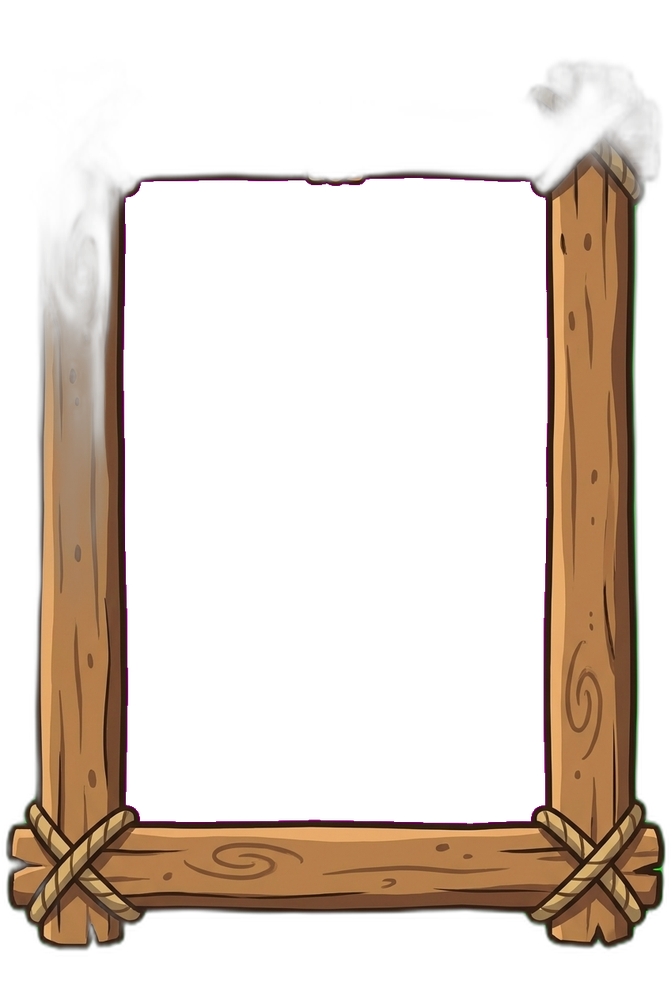
#> input picture assets/cards/_frame.png, 671 x 1000 px, shrunk from 848 x 1264 before the run, found by its file name; its folder holds only this picture in this run
$ python check_asset.py ../assets/cards/_frame.png
#> lines starting #> are read from the running program, lines starting #| are printed output that depends on the picture; after the words box and inside, x2 and y2 are one past the last pixel; in counts of white or black regions, pixels touching at a corner belong together
#!/usr/bin/env python3
"""Sanity checks for processed (background-removed) art in assets/cards/.

The art pipeline runs this after remove_bg.py to catch silent failures
before an asset ever reaches the game:
  - subject erased (the U^2-Net-ate-the-trunk failure): opaque % too low
  - background NOT removed: opaque % too high / leftover chroma green
  - subject clipped at the frame edge
  - subject badly off-centre

Usage:
    python3 tools/check_asset.py earth.png tree_1.png      # named assets
    python3 tools/check_asset.py --all                     # everything

Exit code 0 = all pass; 1 = any fail. Prints one JSON line per asset.
"""

import json
import sys
from pathlib import Path

import numpy as np
from PIL import Image

ROOT = Path(__file__).resolve().parents[1]
OUT = ROOT / "assets" / "cards"

# Outside these bounds something is wrong for a floating game asset.
MIN_OPAQUE_FRAC = 0.04     # below: subject got erased
MAX_OPAQUE_FRAC = 0.80     # above: background didn't key out
MAX_GREEN_FRAC = 0.005     # leftover chroma-green among the opaque pixels
MAX_CENTROID_DRIFT = 0.22  # fraction of width the subject may sit off-centre
EDGE_TOUCH_LIMIT = 0.25    # fraction of an edge the subject may touch
                           # (tall trees legitimately touch top/bottom a bit)


def check(path: Path) -> dict:
	img = Image.open(path).convert("RGBA")
#> img is the input picture: PIL image 671x1000 RGBA; mean R, G, B, A 37.1, 25.4, 16.1, 63.8
	arr = np.array(img)
	h, w = arr.shape[:2]
#> h = 1000; w = 671
	alpha = arr[:, :, 3]
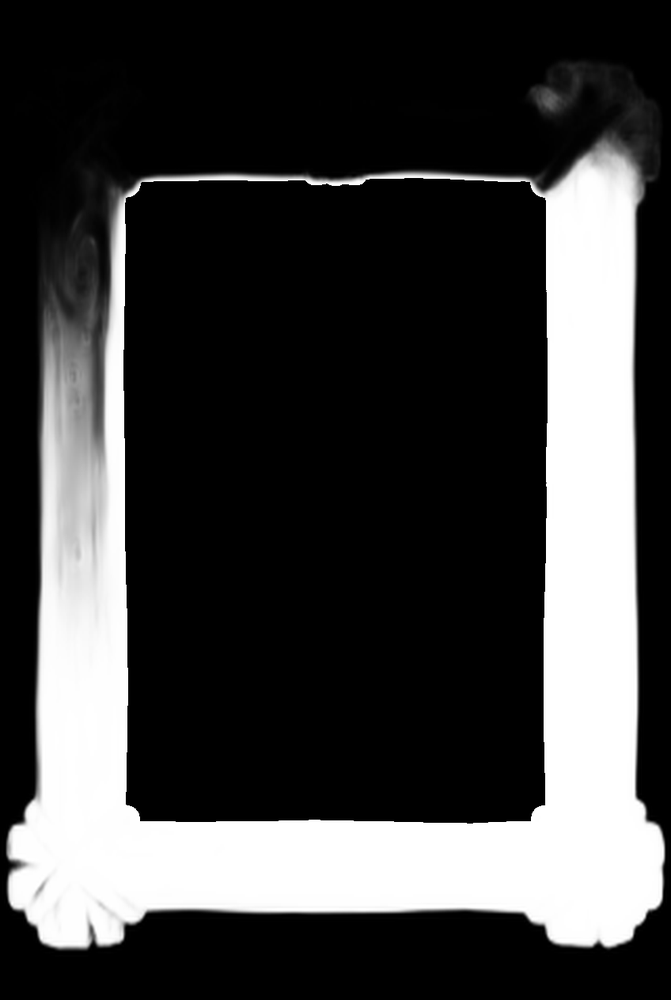
#> alpha: shape (1000, 671); min 0, max 255, mean 63.8
	opaque = alpha > 32
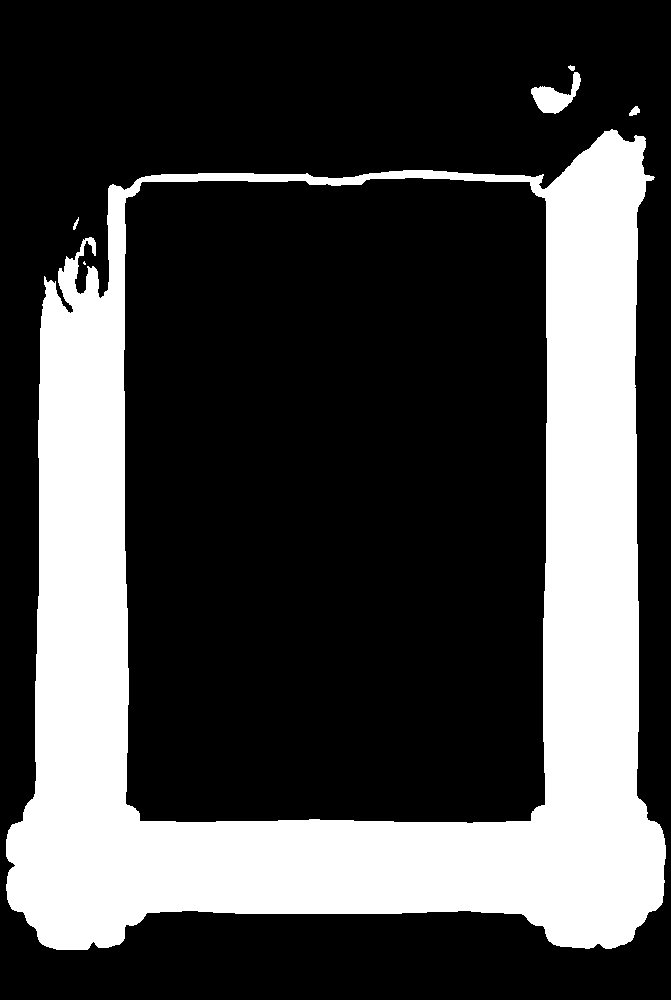
#> opaque: shape (1000, 671) bool; 27.4% white; 6 white regions (1 under 20 px), largest, box (x1, y1, x2, y2) and area: (6, 129, 666, 950) 182926, (531, 72, 581, 114) 930, (629, 106, 640, 116) 69, (73, 217, 79, 230) 33, (568, 65, 575, 71) 29
	result = {"asset": path.name, "size": [w, h], "checks": {}, "pass": True}

	def fail(name: str, detail: str) -> None:
		result["checks"][name] = detail
		result["pass"] = False

	def ok(name: str) -> None:
		result["checks"][name] = "ok"

	frac = float(opaque.mean())
#> frac = 0.274
	result["opaque_frac"] = round(frac, 4)
	if frac < MIN_OPAQUE_FRAC:
		fail("subject_present", f"only {frac:.1%} opaque — subject likely erased")
	elif frac > MAX_OPAQUE_FRAC:
		fail("background_removed", f"{frac:.1%} opaque — background likely intact")
	else:
		ok("subject_present")
		ok("background_removed")

	# Leftover chroma green among opaque pixels (halo / failed key).
	rgb = arr[:, :, :3].astype(int)
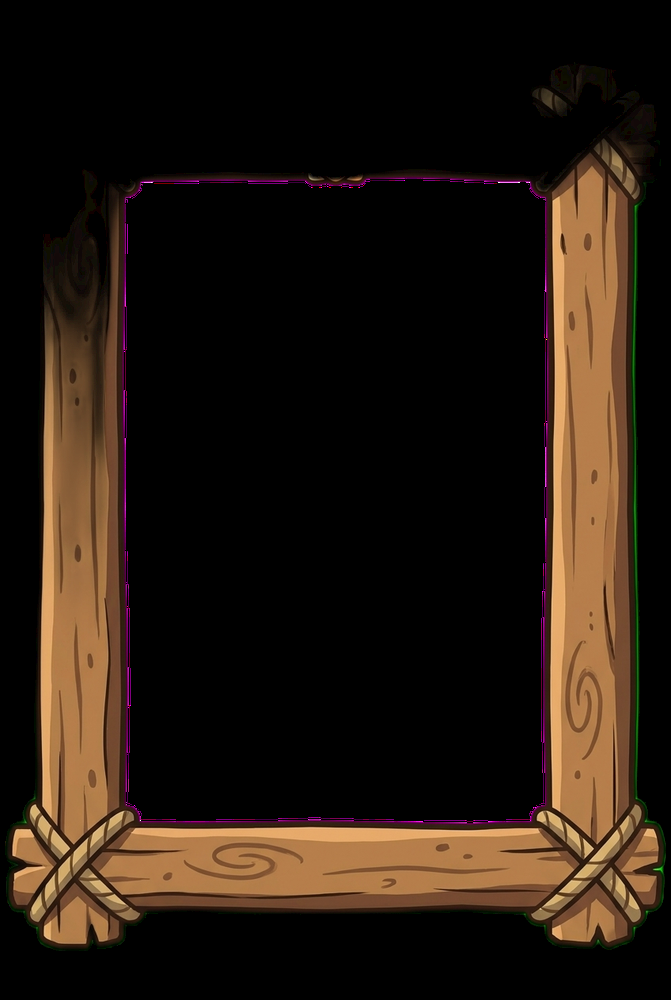
#> rgb: shape (1000, 671, 3) int64; mean R, G, B 37.1, 25.4, 16.1
	greenish = (rgb[:, :, 1] > 180) & (rgb[:, :, 0] < 100) & (rgb[:, :, 2] < 100)
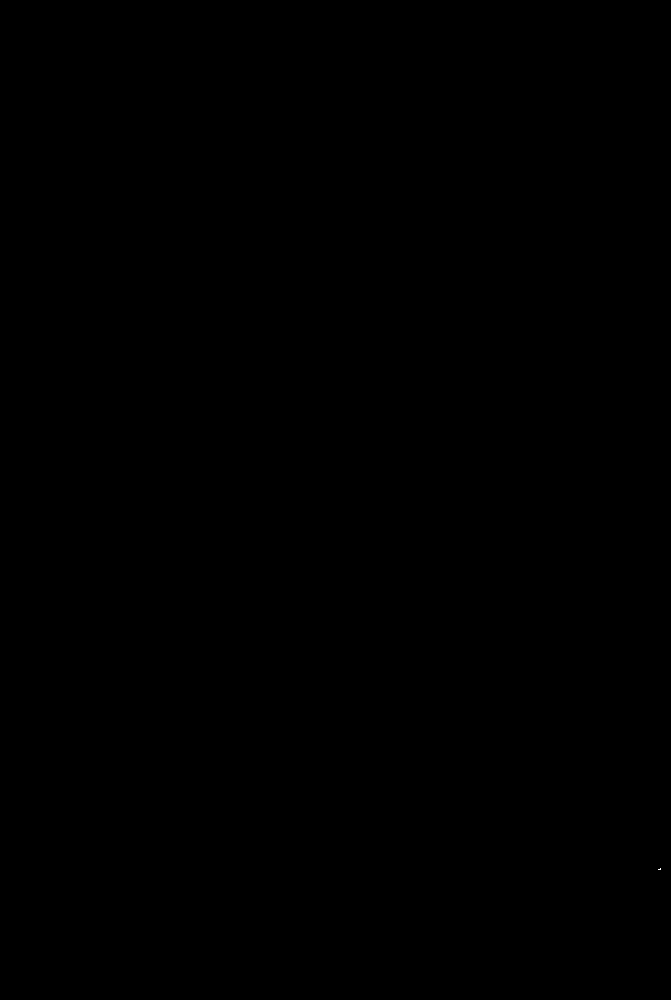
#> greenish: shape (1000, 671) bool; 0% white in thin lines or dots, all inside (x1, y1, x2, y2) = (658, 868, 661, 870)
	green_frac = float((greenish & opaque).sum()) / max(1, int(opaque.sum()))
#> green_frac = 2.17e-05
	result["green_frac"] = round(green_frac, 5)
	if green_frac > MAX_GREEN_FRAC:
		fail("no_green_halo", f"{green_frac:.2%} of subject is chroma green")
	else:
		ok("no_green_halo")

	if opaque.any():
		ys, xs = np.where(opaque)
		bbox = [int(xs.min()), int(ys.min()), int(xs.max()), int(ys.max())]
#> bbox = [6, 65, 665, 949]
		result["bbox"] = bbox
		# Centroid drift from frame centre.
		cx = float(xs.mean()) / w - 0.5
#> cx = 0.0293
		result["centroid_dx"] = round(cx, 3)
		if abs(cx) > MAX_CENTROID_DRIFT:
			fail("centred", f"subject centroid {cx:+.0%} off-centre horizontally")
		else:
			ok("centred")
		# Clipping: how much of each frame edge does the subject touch?
		touches = {
			"left": float((xs <= 1).sum()) / h,
			"right": float((xs >= w - 2).sum()) / h,
			"top": float((ys <= 1).sum()) / w,
			"bottom": float((ys >= h - 2).sum()) / w,
		}
#> touches = {'left': 0, 'right': 0, 'top': 0, 'bottom': 0}
		clipped = [e for e, v in touches.items() if v > EDGE_TOUCH_LIMIT]
#> clipped = []
		if clipped:
			fail("not_clipped", f"subject clipped at: {', '.join(clipped)}")
		else:
			ok("not_clipped")
	return result


def main() -> int:
	args = sys.argv[1:]
	if "--all" in args:
		targets = sorted(p for p in OUT.glob("*.png") if not p.name.startswith("_"))
	else:
		targets = [OUT / a for a in args]
	all_pass = True
	for t in targets:
		if not t.exists():
			print(json.dumps({"asset": t.name, "pass": False,
					"checks": {"exists": "file not found"}}))
			all_pass = False
			continue
		r = check(t)
#> r = 8 items
		print(json.dumps(r))
#> (printed output is left out)
		all_pass = all_pass and r["pass"]
#> all_pass = True
	return 0 if all_pass else 1


if __name__ == "__main__":
	sys.exit(main())
#> (the program exits here)
